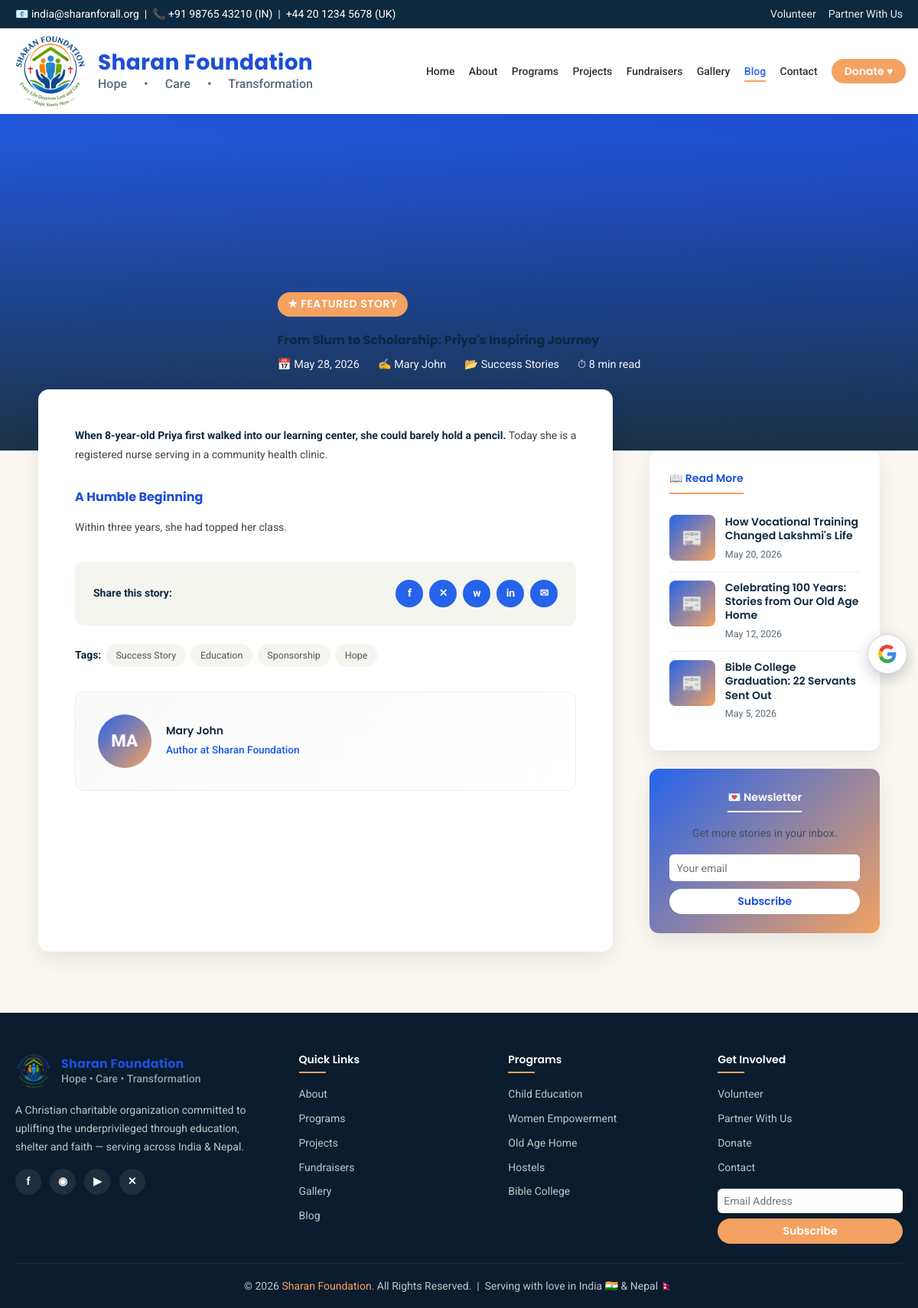
/pages/blog-post.php?slug=priya-slum-to-scholarship, run on the app's committed database.
### tables this page shows
CREATE TABLE IF NOT EXISTS `settings` (
  `id` INT AUTO_INCREMENT PRIMARY KEY,
  `site_title` VARCHAR(150) DEFAULT 'Sharan Foundation',
  `tagline` VARCHAR(200) DEFAULT 'Hope • Care • Transformation',
  `email_in` VARCHAR(150),
  `email_uk` VARCHAR(150),
  `phone_in` VARCHAR(50),
  `phone_uk` VARCHAR(50),
  `address_in` TEXT,
  `address_uk` TEXT,
  `facebook` VARCHAR(255),
  `instagram` VARCHAR(255),
  `twitter` VARCHAR(255),
  `youtube` VARCHAR(255),
  `about_short` TEXT,
  `mission` TEXT,
  `vision` TEXT,
  `values_text` TEXT,
  `updated_at` TIMESTAMP DEFAULT CURRENT_TIMESTAMP ON UPDATE CURRENT_TIMESTAMP
);

CREATE TABLE IF NOT EXISTS `blog_posts` (
  `id` INT AUTO_INCREMENT PRIMARY KEY,
  `title` VARCHAR(255) NOT NULL,
  `slug` VARCHAR(255) NOT NULL UNIQUE,
  `category` VARCHAR(100),
  `excerpt` TEXT,
  `content` LONGTEXT,
  `image` VARCHAR(255),
  `author` VARCHAR(100) DEFAULT 'Admin',
  `read_time` VARCHAR(20) DEFAULT '5 min read',
  `tags` VARCHAR(500),
  `is_featured` TINYINT(1) DEFAULT 0,
  `status` ENUM('published','draft') DEFAULT 'published',
  `published_at` DATE,
  `created_at` TIMESTAMP DEFAULT CURRENT_TIMESTAMP,
  `updated_at` TIMESTAMP DEFAULT CURRENT_TIMESTAMP ON UPDATE CURRENT_TIMESTAMP
);

### includes/i18n.php (called while the page is built, shortened)
<?php
$_en_file = __DIR__ . '/../lang/en.php';
$T = is_file($_en_file) ? require $_en_file : [];
function t($key, $default = null) {
    global $T;
    return $T[$key] ?? ($default ?? $key);
}
function tr_field($row, $field) {
    return $row[$field] ?? '';
}
function current_lang() {
    return 'en';
}
function gt_language_catalog() {
    return [
        'en'    => ['English',   'English',       '🇬🇧'],
        'hi'    => ['Hindi',     'हिन्दी',        '🇮🇳'],
        'fi'    => ['Finnish',   'Suomi',         '🇫🇮'],
        'mr'    => ['Marathi',   'मराठी',         '🇮🇳'],
        'gu'    => ['Gujarati',  'ગુજરાતી',       '🇮🇳'],
        'pa'    => ['Punjabi',   'ਪੰਜਾਬੀ',        '🇮🇳'],
        'bn'    => ['Bengali',   'বাংলা',         '🇧🇩'],
        'ta'    => ['Tamil',     'தமிழ்',         '🇮🇳'],
        'te'    => ['Telugu',    'తెలుగు',        '🇮🇳'],
        'kn'    => ['Kannada',   'ಕನ್ನಡ',         '🇮🇳'],
        'ml'    => ['Malayalam', 'മലയാളം',       '🇮🇳'],
        'ur'    => ['Urdu',      'اردو',          '🇵🇰'],
        'ne'    => ['Nepali',    'नेपाली',        '🇳🇵'],
        'de'    => ['German',    'Deutsch',       '🇩🇪'],
        'fr'    => ['French',    'Français',      '🇫🇷'],
        'es'    => ['Spanish',   'Español',       '🇪🇸'],
        'pt'    => ['Portuguese','Português',     '🇵🇹'],
        'it'    => ['Italian',   'Italiano',      '🇮🇹'],
        'nl'    => ['Dutch',     'Nederlands',    '🇳🇱'],
        'sv'    => ['Swedish',   'Svenska',       '🇸🇪'],
        'da'    => ['Danish',    'Dansk',         '🇩🇰'],
        'tr'    => ['Turkish',   'Türkçe',        '🇹🇷'],
        'ru'    => ['Russian',   'Русский',       '🇷🇺'],
        'ar'    => ['Arabic',    'العربية',       '🇸🇦'],
        'zh-CN' => ['Chinese (Simplified)', '简体中文', '🇨🇳'],
        'ja'    => ['Japanese',  '日本語',         '🇯🇵'],
        'ko'    => ['Korean',    '한국어',          '🇰🇷'],
    ];
}
function site_language_codes() {
    $raw  = function_exists('get_setting') ? get_setting('site_languages', 'en,hi,fi') : 'en,hi,fi';
    $cat  = gt_language_catalog();
    $out  = [];
    foreach (array_map('trim', explode(',', (string)$raw)) as $c) {
        if (isset($cat[$c]) && !in_array($c, $out, true)) $out[] = $c;
    }
    return $out ?: ['en', 'hi', 'fi'];
}

### includes/functions.php (called while the page is built, shortened)
<?php
function e($s){ return htmlspecialchars($s ?? '', ENT_QUOTES, 'UTF-8'); }
function get_setting($key, $default = ''){
    global $pdo;
    static $cache = null;
    if ($cache === null) {
        $row = $pdo->query("SELECT * FROM settings LIMIT 1")->fetch();
        $cache = $row ?: [];
    }
    return $cache[$key] ?? $default;
}

### pages/blog-post.php (the view, shortened to what this page needs)
<?php
require_once __DIR__ . '/../config/database.php';
require_once __DIR__ . '/../includes/functions.php';
$slug = trim($_GET['slug'] ?? '');
$stmt = $pdo->prepare("SELECT * FROM blog_posts WHERE slug = ? AND status='published' LIMIT 1");
$stmt->execute([$slug]);
$post = $stmt->fetch();
require_once __DIR__ . '/../includes/i18n.php';
$related = $pdo->prepare("SELECT id,title,slug,image,published_at FROM blog_posts WHERE status='published' AND id != ? ORDER BY published_at DESC LIMIT 4");
$related->execute([$post['id']]);
$related = $related->fetchAll();
$tags = $post['tags'] ? array_filter(array_map('trim', explode(',', $post['tags']))) : [];
$current_page = 'blog';
require __DIR__ . '/../includes/public_header.php';
$url_full = (isset($_SERVER['HTTPS'])?'https':'http') . '://' . $_SERVER['HTTP_HOST'] . $_SERVER['REQUEST_URI'];
?>
<section class="post-hero">
  <div class="container">
    <?php if ($post['is_featured']): ?><span class="tag"><?= e(t('featured_story')) ?></span><?php elseif ($post['category']): ?><span class="tag"><?= e($post['category']) ?></span><?php endif; ?>
    <h1><?= e(tr_field($post, 'title')) ?></h1>
    <div class="post-meta-hero">
      <span>📅 <?= date('M j, Y', strtotime($post['published_at'])) ?></span>
      <span>✍️ <?= e($post['author']) ?></span>
      <?php if ($post['category']): ?><span>📂 <?= e($post['category']) ?></span><?php endif; ?>
      <span>⏱ <?= e($post['read_time']) ?></span>
    </div>
  </div>
</section>
<section class="sec-cream" style="padding:0 1rem 5rem">
  <div class="article-wrap">
    <article class="article">
      <?= tr_field($post, 'content')   ?>
      <div class="share">
        <strong><?= e(t('share_story')) ?></strong>
        <div class="share-btns">
          <a href="https://www.facebook.com/sharer/sharer.php?u=<?= urlencode($url_full) ?>" target="_blank" title="Facebook">f</a>
          <a href="https://twitter.com/intent/tweet?url=<?= urlencode($url_full) ?>&text=<?= urlencode($post['title']) ?>" target="_blank" title="Twitter">✕</a>
          <a href="https://wa.me/?text=<?= urlencode($post['title'].' '.$url_full) ?>" target="_blank" title="WhatsApp">w</a>
          <a href="https://www.linkedin.com/sharing/share-offsite/?url=<?= urlencode($url_full) ?>" target="_blank" title="LinkedIn">in</a>
          <a href="mailto:?subject=<?= urlencode($post['title']) ?>&body=<?= urlencode($url_full) ?>" title="Email">✉</a>
        </div>
      </div>
      <?php if ($tags): ?>
        <div style="margin-top:1.5rem;display:flex;flex-wrap:wrap;gap:.4rem;align-items:center">
          <strong>Tags:</strong>
          <?php foreach ($tags as $t): ?>
            <a href="<?= BASE_URL ?>pages/blog.php?q=<?= urlencode($t) ?>" style="padding:.3rem .8rem;background:#f5f5f0;border-radius:50px;font-size:.78rem;color:#555;text-decoration:none"><?= e($t) ?></a>
          <?php endforeach; ?>
        </div>
      <?php endif; ?>
      <div class="author-box">
        <div class="author-avatar"><?= strtoupper(substr(preg_replace('/[^A-Za-z ]/','',$post['author']),0,2)) ?></div>
        <div>
          <h4><?= e($post['author']) ?></h4>
          <span>Author at Sharan Foundation</span>
        </div>
      </div>
    </article>
    <aside class="sidebar">
      <?php if ($related): ?>
      <div class="widget">
        <h4>📖 <?= e(t('read_more_posts')) ?></h4>
        <?php foreach ($related as $r):
          $has_img = !empty($r['image']) && file_exists(__DIR__ . '/../' . $r['image']); ?>
        <a href="<?= BASE_URL ?>pages/blog-post.php?slug=<?= e($r['slug']) ?>" class="recent-post">
          <div class="thumb" style="<?= $has_img ? "background-image:url('".BASE_URL.e($r['image'])."')" : 'background:linear-gradient(135deg,#2563eb,#f4a261)' ?>"><?= $has_img?'':'📰' ?></div>
          <div><h5><?= e(mb_strimwidth(tr_field($r, 'title'),0,55,'...')) ?></h5><small><?= date('M j, Y', strtotime($r['published_at'])) ?></small></div>
        </a>
        <?php endforeach; ?>
      </div>
      <?php endif; ?>
      <form action="<?= BASE_URL ?>api/submit_newsletter.php" method="post" class="widget" style="background:linear-gradient(135deg,var(--primary),var(--accent));color:#fff;text-align:center">
        <h4 style="color:#fff;border-color:#fff">💌 Newsletter</h4>
        <p style="font-size:.9rem;margin-bottom:1rem;opacity:.95">Get more stories in your inbox.</p>
        <input type="email" name="email" placeholder="Your email" required style="width:100%;padding:.6rem;border-radius:6px;border:none;margin-bottom:.6rem;color:#333">
        <button class="btn" style="background:#fff;color:var(--primary-dark);width:100%">Subscribe</button>
      </form>
    </aside>
  </div>
</section>
<?php require __DIR__ . '/../includes/public_footer.php'; ?>

### includes/public_header.php (shortened to what this page needs)
<?php
require_once __DIR__ . '/../config/database.php';
require_once __DIR__ . '/functions.php';
require_once __DIR__ . '/i18n.php';
$current_page = $current_page ?? '';
$BU = BASE_URL;
$LANG = current_lang();
$gt_codes = json_encode(site_language_codes());
?><!DOCTYPE html>
<html lang="<?= e($LANG) ?>">
<head>
<link rel="stylesheet" href="<?= $BU ?>css/style.css" />
</head>
<body>
<div class="gt-float" id="gt_float" title="Translate this website / अनुवाद करें" aria-label="Google Translate – select language">
  <span class="gt-fallback" aria-hidden="true">
  </span>
</div>
<div class="topbar">
  <div class="container">
    <div>📧 <?= e(get_setting('email_in','contact@sharanforall.org')) ?> &nbsp;|&nbsp; 📞 <?= e(get_setting('phone_in','+91 98765 43210')) ?> (IN) &nbsp;|&nbsp; <?= e(get_setting('phone_uk','+44 20 1234 5678')) ?> (UK)</div>
    <div style="display:flex;align-items:center;flex-wrap:wrap">
      <a href="<?= $BU ?>pages/volunteer.php"><?= e(t('nav_volunteer')) ?></a>
      <a href="<?= $BU ?>pages/partner.php"><?= e(t('nav_partner')) ?></a>
    </div>
  </div>
</div>
<header class="nav">
  <div class="nav-inner">
    <a href="<?= $BU ?>" class="logo" aria-label="Sharan Foundation – Home">
      <div class="logo-mark"><img src="<?= $BU ?>images/logo.png" alt="Sharan Foundation logo"></div>
      <div class="logo-text">
        <span class="logo-name">Sharan Foundation</span>
        <small><?= e(t('site_tagline')) ?></small>
      </div>
    </a>
    <nav>
      <ul id="navlist">
        <li><a href="<?= $BU ?>" class="<?= $current_page==='home'?'active':'' ?>"><?= e(t('nav_home')) ?></a></li>
        <li><a href="<?= $BU ?>pages/about.php" class="<?= $current_page==='about'?'active':'' ?>"><?= e(t('nav_about')) ?></a></li>
        <li><a href="<?= $BU ?>pages/programs.php" class="<?= $current_page==='programs'?'active':'' ?>"><?= e(t('nav_programs')) ?></a></li>
        <li><a href="<?= $BU ?>pages/projects.php" class="<?= $current_page==='projects'?'active':'' ?>"><?= e(t('nav_projects')) ?></a></li>
        <li><a href="<?= $BU ?>pages/fundraisers.php" class="<?= $current_page==='fundraisers'?'active':'' ?>"><?= e(t('nav_fundraisers')) ?></a></li>
        <li><a href="<?= $BU ?>pages/gallery.php" class="<?= $current_page==='gallery'?'active':'' ?>"><?= e(t('nav_gallery')) ?></a></li>
        <li><a href="<?= $BU ?>pages/blog.php" class="<?= $current_page==='blog'?'active':'' ?>"><?= e(t('nav_blog')) ?></a></li>
        <li><a href="<?= $BU ?>pages/contact.php" class="<?= $current_page==='contact'?'active':'' ?>"><?= e(t('nav_contact')) ?></a></li>
        <li><a href="<?= $BU ?>pages/donate.php" class="btn btn-primary"><?= e(t('nav_donate')) ?> ♥</a></li>
      </ul>
    </nav>
  </div>
</header>

### includes/public_footer.php (shortened to what this page needs)
<?php $BU = BASE_URL; ?>
<footer>
  <div class="container">
    <div class="foot-grid">
      <div class="foot">
        <div class="logo">
          <div class="logo-mark"><img src="<?= $BU ?>images/logo.png" alt="Sharan Foundation logo"></div>
          <div class="logo-text">
            <span class="logo-name">Sharan Foundation</span>
            <small><?= e(t('site_tagline')) ?></small>
          </div>
        </div>
        <p><?= e(get_setting('about_short')) ?></p>
        <div class="socials">
          <a href="<?= e(get_setting('facebook','#')) ?>" title="Facebook">f</a>
          <a href="<?= e(get_setting('instagram','#')) ?>" title="Instagram">◉</a>
          <a href="<?= e(get_setting('youtube','#')) ?>" title="YouTube">▶</a>
          <a href="<?= e(get_setting('twitter','#')) ?>" title="Twitter">✕</a>
        </div>
      </div>
      <div class="foot"><h4><?= e(t('quick_links')) ?></h4><ul>
        <li><a href="<?= $BU ?>pages/about.php"><?= e(t('nav_about')) ?></a></li>
        <li><a href="<?= $BU ?>pages/programs.php"><?= e(t('nav_programs')) ?></a></li>
        <li><a href="<?= $BU ?>pages/projects.php"><?= e(t('nav_projects')) ?></a></li>
        <li><a href="<?= $BU ?>pages/fundraisers.php"><?= e(t('nav_fundraisers')) ?></a></li>
        <li><a href="<?= $BU ?>pages/gallery.php"><?= e(t('nav_gallery')) ?></a></li>
        <li><a href="<?= $BU ?>pages/blog.php"><?= e(t('nav_blog')) ?></a></li>
      </ul></div>
      <div class="foot"><h4><?= e(t('nav_programs')) ?></h4><ul>
        <li><a href="<?= $BU ?>pages/programs.php#child-education">Child Education</a></li>
        <li><a href="<?= $BU ?>pages/programs.php#women">Women Empowerment</a></li>
        <li><a href="<?= $BU ?>pages/programs.php#oldage">Old Age Home</a></li>
        <li><a href="<?= $BU ?>pages/programs.php#girls-hostel">Hostels</a></li>
        <li><a href="<?= $BU ?>pages/programs.php#bible-college">Bible College</a></li>
      </ul></div>
      <div class="foot"><h4><?= e(t('get_involved')) ?></h4><ul>
        <li><a href="<?= $BU ?>pages/volunteer.php"><?= e(t('nav_volunteer')) ?></a></li>
        <li><a href="<?= $BU ?>pages/partner.php"><?= e(t('nav_partner')) ?></a></li>
        <li><a href="<?= $BU ?>pages/donate.php"><?= e(t('nav_donate')) ?></a></li>
        <li><a href="<?= $BU ?>pages/contact.php"><?= e(t('nav_contact')) ?></a></li>
      </ul>
      <form action="<?= $BU ?>api/submit_newsletter.php" method="post" style="margin-top:1rem">
        <input type="email" name="email" placeholder="<?= e(t('email_address')) ?>" required style="width:100%;padding:.5rem;border-radius:6px;border:none;margin-bottom:.4rem;color:#333">
        <button class="btn btn-primary" style="width:100%;padding:.5rem"><?= e(t('btn_subscribe')) ?></button>
      </form>
      </div>
    </div>
    <div class="copy">© <?= date('Y') ?> <span>Sharan Foundation</span>. <?= e(t('all_rights')) ?>. &nbsp;|&nbsp; <?= e(t('serving_love')) ?></div>
  </div>
</footer>
</body>
</html>

### data on the page
settings: email_in "india@sharanforall.org", phone_in "+91 98765 43210", phone_uk "+44 20 1234 5678", about_short "A Christian charitable organization committed to uplifting the underprivileged through education, shelter and faith — serving across India & Nepal."
blog_posts: title "From Slum to Scholarship: Priya's Inspiring Journey", published_at "May 28, 2026", author "Mary John", category "Success Stories", read_time "8 min read", content "When 8-year-old Priya first walked into our learning center, she could barely hold a pencil. Today she is a registered nurse serving in a community health clinic. A Humble Beginning Within three years, she had topped her class.", tags "Success Story", tags "Education", tags "Sponsorship", tags "Hope", author "MA"
blog_posts: title "How Vocational Training Changed Lakshmi's Life", published_at "May 20, 2026"
blog_posts: title "Celebrating 100 Years: Stories from Our Old Age Home", published_at "May 12, 2026"
blog_posts: title "Bible College Graduation: 22 Servants Sent Out", published_at "May 5, 2026"

### other printed values
t('nav_volunteer') "Volunteer"
t('nav_partner') "Partner With Us"
t('site_tagline') "Hope • Care • Transformation"
t('nav_home') "Home"
t('nav_about') "About"
t('nav_programs') "Programs"
t('nav_projects') "Projects"
t('nav_fundraisers') "Fundraisers"
t('nav_gallery') "Gallery"
t('nav_blog') "Blog"
t('nav_contact') "Contact"
t('nav_donate') "Donate"
t('featured_story') "★ FEATURED STORY"
t('share_story') "Share this story:"
t('read_more_posts') "Read More"
